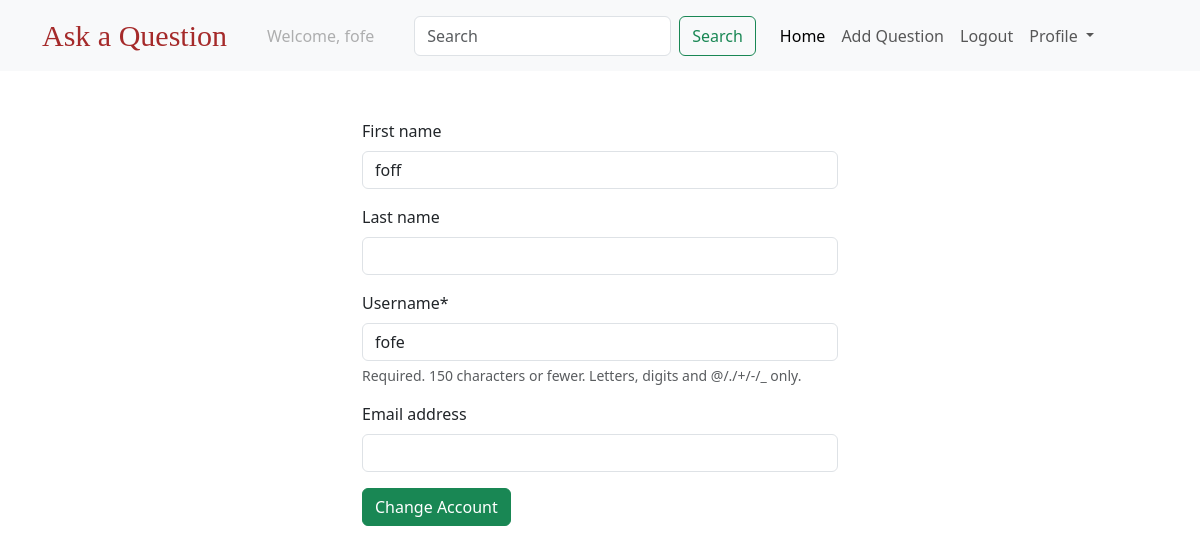
The app's page /profile/ (signed in) with its own data.
### users/models.py (models this page shows)
class CustomUser(AbstractUser):
    pass

### questions/views.py (the view)
# urls.py: path('profile/', change_profile, name='change_profile'),
@login_required
def change_profile(request):
    if request.method == "POST":
        form = ProfileForm(request.POST, instance=request.user)
        if form.is_valid():
            form.save()
            messages.success(request, 'Profile updated successfully')
    form = ProfileForm(instance=request.user)
    return render(request, 'registration/profile.html', {'form': form})

### questions/forms.py
class ProfileForm(forms.ModelForm):
    class Meta:
        model = User
        fields = ['first_name', 'last_name', 'username', 'email']

### templates/registration/profile.html (shortened to what this page needs)
{% extends 'base.html' %}
{% load crispy_forms_tags%}
{% block body %}
    <div class="container mt-5 profile-style">
        <form action="" method="post" novalidate>
            {{ form | crispy }}
            <input type="submit" value="Change Account" class="btn btn-success">
        </form>
    </div>
{% endblock  %}

### templates/navbar.html (shortened to what this page needs)
<nav class="navbar navbar-expand-lg bg-body-tertiary">
    <div class="container">
      <a class="navbar-brand text-style" href="#">Ask a Question</a>
      <div class="collapse navbar-collapse" id="navbarSupportedContent">
        <ul class="navbar-nav me-auto mb-2 mb-lg-0">
            {% if request.user.is_authenticated %}
            <li class="nav-item mx-3">
                <a class="nav-link disabled">Welcome, {{request.user.username}}</a>
            </li>
            <form class="d-flex mx-3" role="search">
              <input class="form-control me-2" type="search" placeholder="Search" aria-label="Search" name="q">
              <button class="btn btn-outline-success" type="submit">Search</button>
            </form>
          <li class="nav-item">
            <a class="nav-link active" aria-current="page" href="{% url 'qlist' %}">Home</a>
          </li>
          <li class="nav-item">
            <a class="nav-link" href="{% url 'create_question' %}">Add Question </a>
          </li>
          <li class="nav-item">
            <a class="nav-link" href="{% url 'logout' %}">Logout </a>
          </li>
          <li class="nav-item dropdown">
            <a class="nav-link dropdown-toggle" href="#" role="button" data-bs-toggle="dropdown" aria-expanded="false">
              Profile
            </a>
          </li>
            {% endif %}
        </ul>
      </div>
    </div>
  </nav>

### templates/navbar.html (style rules this page uses)
.text-style { font-size: 30px !important; font-family: fantasy !important; color: brown !important; }

### templates/registration/profile.html (style rules this page uses)
.profile-style { width: 500px; height: auto; }

### records on screen
CustomUser: user.username "fofe", first_name "foff", username "fofe"
